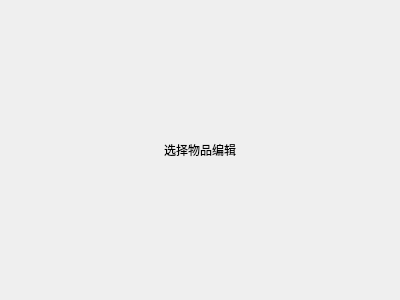
<?xml version="1.0" encoding="UTF-8"?>
<ui version="4.0">
 <class>empty</class>
 <widget class="QWidget" name="empty">
  <property name="geometry">
   <rect>
    <x>0</x>
    <y>0</y>
    <width>400</width>
    <height>300</height>
   </rect>
  </property>
  <property name="windowTitle">
   <string>Form</string>
  </property>
  <layout class="QVBoxLayout" name="verticalLayout">
   <property name="leftMargin">
    <number>4</number>
   </property>
   <property name="topMargin">
    <number>4</number>
   </property>
   <property name="rightMargin">
    <number>4</number>
   </property>
   <property name="bottomMargin">
    <number>4</number>
   </property>
   <item>
    <widget class="QLabel" name="empty_label">
     <property name="text">
      <string>选择物品编辑</string>
     </property>
     <property name="alignment">
      <set>Qt::AlignmentFlag::AlignCenter</set>
     </property>
    </widget>
   </item>
  </layout>
 </widget>
 <resources/>
 <connections/>
</ui>
